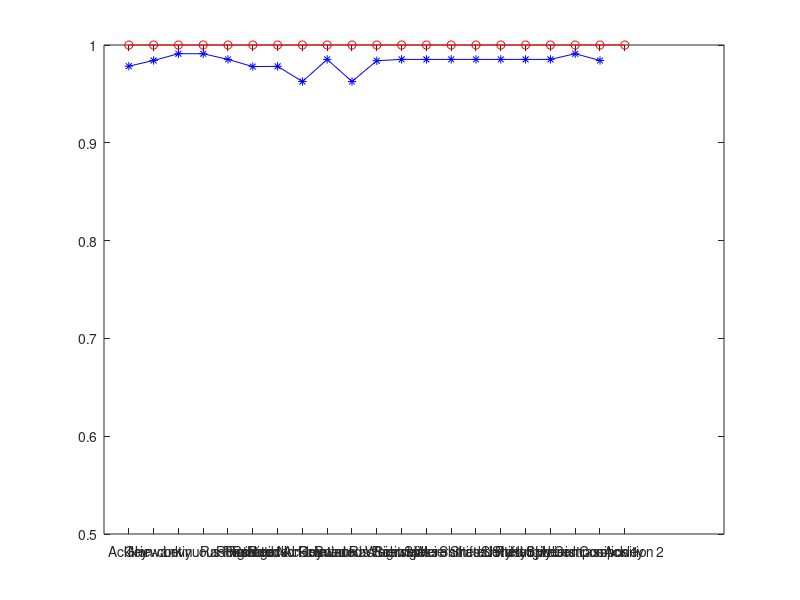

MATLAB code to generate this figure:
se1 = [18	20	9.00E-25	16	8
50	200	7.00E-22	4	3
11	20	5.00E-27	3	2
2	80	3.00E-23	3	2
3	70	9.00E-24	2	2
25	16	6.00E-17	3	3
18	20	4.00E-07	19	9
50	100	6.00E-23	7	6
25	3	1.00E-29	2	2
1.3	120	3.00E-23	7	6
1	50	2.00E-06	40	14
160	20	2.00E-24	2	2
220	20	2.00E-22	2	2
1	20	5.00E-29	2	2
1.3	3	9.00E-28	2	2
21	11	1.00E-27	2	2
22	3	2.00E-24	2	2
1.4	3	1.00E-30	2	2
2.2 3   1e+03       3   2    
4.6	20	1.00E-26	4	3   
];

delta_f = se1(:,1); 
M=se1(:,2);
de=se1(:,3); 
s_all = se1(:,4); 
r = se1(:,5); 
epsilon = 0.02 * r./exp(s_all./r); 
de_s=(M-s_all).*de;
f=(1-epsilon).*2/pi.*atan(delta_f./de_s); 
figure
plot(repmat(1,1,21),'r-o')
hold on
plot(f,'b-*')
ylim([0.5,1])
set(gca,'xTick',[1:21]);
set(gca,'xTickLabel',{'Ackley','Griewank','Levy','Non-continuous Rastrigin','Rastrigin','Rosenbrock','Rotated Ackley','Rotated Griewank','Rotated Non-continuous Rastrigin','Rotated Rastrigin','Rotated Weierstrass','Schwefel','Sphere','Weierstrass','Shifted Levy','Shifted Rastrigin','Shifted Sphere','Shifted weierstrass','Hybrid Composition 1','Hybrid Composition 2' });


